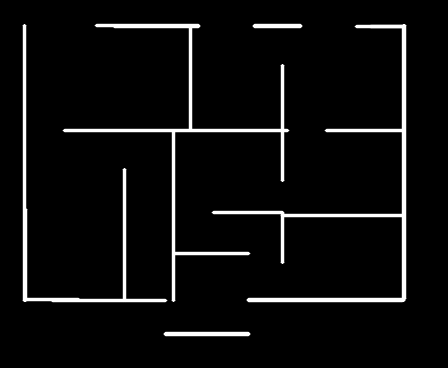
#> input picture backend/clean_walls.png, 448 x 368 px
$ python -i wall_detector.py   (imports and definitions only)
#> lines starting #> are read from the running program, lines starting #| are printed output that depends on the picture; after the words box and inside, x2 and y2 are one past the last pixel; in counts of white or black regions, pixels touching at a corner belong together
import cv2
import numpy as np
import json

def get_wall_json(image_path):
#> called with image_path = 'clean_walls.png'
    img = cv2.imread(image_path)
#> img is the input picture: shape (368, 448, 3); min 0, max 255, mean 13.2
    if img is None:
        return {"error": "File not found"}

    h, w = img.shape[:2]
#> h = 368; w = 448
    gray = cv2.cvtColor(img, cv2.COLOR_BGR2GRAY)

    # 1. THRESHOLD & CLEAN
    _, mask = cv2.threshold(gray, 80, 255, cv2.THRESH_BINARY_INV)
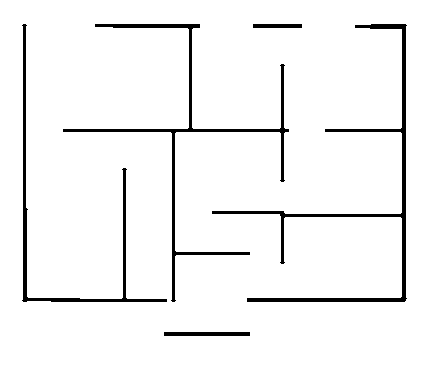
#> mask: shape (368, 448); 95.3% white; 5 black regions, box (x1, y1, x2, y2) and area: (212, 24, 407, 302) 2899, (63, 24, 289, 302) 2481, (22, 24, 167, 302) 1779, (164, 332, 250, 336) 344, (253, 24, 302, 28) 196
    kernel = np.ones((3,3), np.uint8)
    mask = cv2.morphologyEx(mask, cv2.MORPH_CLOSE, kernel)
#> mask: shape (368, 448); 95.3% white; 5 black regions, box (x1, y1, x2, y2) and area: (212, 24, 406, 302) 2895, (63, 24, 289, 302) 2475, (23, 24, 167, 302) 1773, (164, 332, 250, 336) 344, (253, 24, 302, 28) 196
    mask = cv2.morphologyEx(mask, cv2.MORPH_OPEN, kernel)

    num_labels, labels, stats, _ = cv2.connectedComponentsWithStats(mask, connectivity=8)
#> num_labels = 2; stats = [[23, 24, 383, 312, 7683], [0, 0, 448, 368, 157181]]
    clean_mask = np.zeros_like(mask)
    for i in range(1, num_labels):
        if stats[i, cv2.CC_STAT_AREA] > 100:
            clean_mask[labels == i] = 255

    # 2. SKELETONIZE (Find the center line)
    skeleton = cv2.ximgproc.thinning(clean_mask) if hasattr(cv2, 'ximgproc') else clean_mask
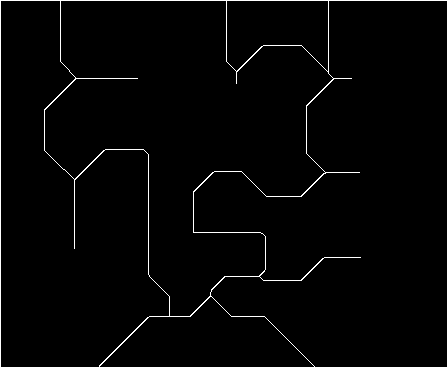
#> skeleton: shape (368, 448); 2.1% white in thin lines or dots

    # 3. DETECT LINES
    lines = cv2.HoughLinesP(skeleton, 1, np.pi/180, threshold=20,
                            minLineLength=10, maxLineGap=40)
#> lines = 42 rows, first 6: [0, 367, 447, 367], [0, 0, 447, 0], [0, 366, 0, 1], [447, 366, 447, 1], [148, 274, 148, 154], [75, 78, 137, 78]

    if lines is None:
        return {"project_name": "Empty Plan", "walls": []}

    raw_lines = [l[0] for l in lines]
#> raw_lines = 42 items, first 6: [0, 367, 447, 367], [0, 0, 447, 0], [0, 366, 0, 1], [447, 366, 447, 1], [148, 274, 148, 154], [75, 78, 137, 78]
    master_walls = []

    # 4. SNAP & MERGE (Remove double lines and segments)
    # Only merge segments that are on the SAME axis-track (within TRACK_TOL pixels)
    # AND genuinely overlapping or very close (within GAP_TOL pixels).
    # TRACK_TOL=5 handles the U/L/T fusing concern by keeping parallel offsets separate.
    # 4. SNAP & MERGE (Robust iterative pairwise merge)
    TRACK_TOL = 5   # px: how close two parallel lines must be on their shared axis
    GAP_TOL   = 80  # px: maximum gap between segment ends to still merge them

    def _should_merge(w1, w2):
        x1_a, y1_a, x2_a, y2_a = w1
        x1_b, y1_b, x2_b, y2_b = w2
        is_h_a = abs(y1_a - y2_a) < abs(x1_a - x2_a)
        is_h_b = abs(y1_b - y2_b) < abs(x1_b - x2_b)
        if is_h_a != is_h_b: return False, None

        if is_h_a:
            if abs(y1_a - y1_b) > TRACK_TOL: return False, None
            lo_a, hi_a = min(x1_a, x2_a), max(x1_a, x2_a)
            lo_b, hi_b = min(x1_b, x2_b), max(x1_b, x2_b)
            if lo_b <= hi_a + GAP_TOL and hi_b >= lo_a - GAP_TOL:
                return True, [min(lo_a, lo_b), y1_a, max(hi_a, hi_b), y1_a]
        else:
            if abs(x1_a - x1_b) > TRACK_TOL: return False, None
            lo_a, hi_a = min(y1_a, y2_a), max(y1_a, y2_a)
            lo_b, hi_b = min(y1_b, y2_b), max(y1_b, y2_b)
            if lo_b <= hi_a + GAP_TOL and hi_b >= lo_a - GAP_TOL:
                return True, [x1_a, min(lo_a, lo_b), x1_a, max(hi_a, hi_b)]
        return False, None

    master_walls = []
    # Initial insertion
    for line in raw_lines:
        master_walls.append(list(line))
#> this loop made 42 passes
#> line on passes 1 to 12: [0, 367, 447, 367], [0, 0, 447, 0], [0, 366, 0, 1], [447, 366, 447, 1], [148, 274, 148, 154], [75, 78, 137, 78], [149, 316, 264, 316], [99, 366, 168, 295], [193, 232, 260, 232], [328, 84, 328, 1], [226, 61, 226, 1], [306, 191, 306, 105]
#> after the loop, master_walls has the same summary as raw_lines

    # Iterative pairwise merge
    changed = True
    while changed:
        changed = False
        new_master = []
        skip_indices = set()
        for i in range(len(master_walls)):
            if i in skip_indices: continue
            current_wall = master_walls[i]
            for j in range(i + 1, len(master_walls)):
                if j in skip_indices: continue
                can_merge, merged_wall = _should_merge(current_wall, master_walls[j])
                if can_merge:
                    current_wall = merged_wall
                    skip_indices.add(j)
                    changed = True
            new_master.append(current_wall)
        master_walls = new_master
#> this loop made 2 passes

    # ── 5. CORNER SNAPPING ────────────────────────────────────────────────────
    # After merge, endpoints of adjacent walls are often 5-15 px apart, creating
    # visible gaps in the 3D model. This pass snaps nearby endpoints to the same
    # coordinate so every corner is perfectly shared.

    CORNER_SNAP = 10  # px – if two endpoints are closer than this, merge them

    def _endpoints(wall):
        x1, y1, x2, y2 = wall
        return [(x1, y1), (x2, y2)]

    def _set_endpoint(wall, idx, pt):
        """Return a new wall list with endpoint idx (0 or 1) moved to pt."""
        x1, y1, x2, y2 = wall
        if idx == 0:
            return [pt[0], pt[1], x2, y2]
        else:
            return [x1, y1, pt[0], pt[1]]

    # Iteratively snap all close endpoint pairs until stable
    changed = True
    while changed:
        changed = False
        eps = []
        for wi, wall in enumerate(master_walls):
            for ei, (ex, ey) in enumerate(_endpoints(wall)):
                eps.append((wi, ei, ex, ey))

        for i in range(len(eps)):
            wi, ei, xi, yi = eps[i]
            for j in range(i + 1, len(eps)):
                wj, ej, xj, yj = eps[j]
                if wi == wj:
                    continue  # same wall, skip
                d = ((xi - xj) ** 2 + (yi - yj) ** 2) ** 0.5
                if d < CORNER_SNAP and d > 0:
                    # Snap both to their midpoint (average)
                    mx = int(round((xi + xj) / 2))
                    my = int(round((yi + yj) / 2))
                    master_walls[wi] = _set_endpoint(master_walls[wi], ei, (mx, my))
                    master_walls[wj] = _set_endpoint(master_walls[wj], ej, (mx, my))
                    changed = True  # restart to propagate transitively
                    break
            if changed:
                break

    # ── 6. OUTER BOUNDARY CLOSURE ─────────────────────────────────────────────
    # Extract the main outer contour of the wall mask, simplify it into a
    # polygon and ensure every edge of that polygon appears in our wall list.
    # This guarantees the outer perimeter is always a closed, connected loop
    # regardless of what HoughLinesP found.

    # Dilate clean_mask slightly to close tiny contour gaps
    kernel = np.ones((5, 5), np.uint8)
    closed_mask = cv2.morphologyEx(clean_mask, cv2.MORPH_CLOSE, kernel)
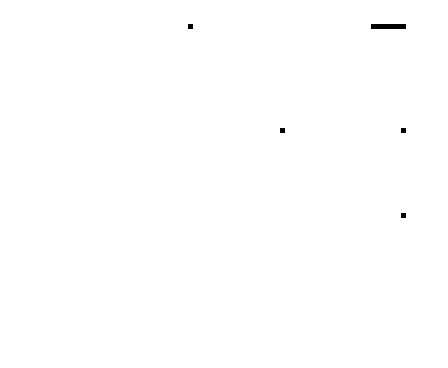
#> closed_mask: shape (368, 448); 99.8% white; 5 black regions, box (x1, y1, x2, y2) and area: (371, 24, 406, 29) 175, (188, 24, 193, 29) 25, (280, 128, 285, 133) 25, (401, 128, 406, 133) 25, (401, 213, 406, 218) 25

    outer_cnts, _ = cv2.findContours(closed_mask, cv2.RETR_EXTERNAL, cv2.CHAIN_APPROX_SIMPLE)
    if outer_cnts:
        main_cnt = max(outer_cnts, key=cv2.contourArea)
        # Approximate to a polygon — epsilon tuned for architectural drawings
        peri    = cv2.arcLength(main_cnt, True)
        # Use a tight epsilon so concave corners (U/L/T shapes) are preserved.
        # 0.01 is too loose and collapses interior notches into straight edges.
        epsilon = 0.005 * peri
        approx  = cv2.approxPolyDP(main_cnt, epsilon, True)
        pts     = [tuple(p[0]) for p in approx]

        if len(pts) >= 3:
            # Build the perimeter edge list (closed loop)
            outer_edges = []
            for k in range(len(pts)):
                p1 = pts[k]
                p2 = pts[(k + 1) % len(pts)]
                dx_e = abs(p2[0] - p1[0])
                dy_e = abs(p2[1] - p1[1])

                # Compute angle in degrees (0 = horizontal, 90 = vertical)
                import math
                angle_deg = math.degrees(math.atan2(dy_e, dx_e)) if (dx_e + dy_e) > 0 else 0

                if angle_deg < 15:
                    # Near-horizontal: snap Y to average
                    mid_y = int(round((p1[1] + p2[1]) / 2))
                    edge  = [min(p1[0], p2[0]), mid_y, max(p1[0], p2[0]), mid_y]
                elif angle_deg > 75:
                    # Near-vertical: snap X to average
                    mid_x = int(round((p1[0] + p2[0]) / 2))
                    edge  = [mid_x, min(p1[1], p2[1]), mid_x, max(p1[1], p2[1])]
                else:
                    # Diagonal wall — keep at true angle (do NOT force to H/V)
                    edge = [int(p1[0]), int(p1[1]), int(p2[0]), int(p2[1])]

                edge_len = int(((edge[2]-edge[0])**2 + (edge[3]-edge[1])**2)**0.5)
                if edge_len < 10:
                    continue  # skip degenerate micro-edges
                outer_edges.append(edge)
#> this loop made 4 passes

            # ── Snap outer edges against existing master_walls ──────────────
            # For each outer edge, check whether an existing wall already covers
            # this segment (within tolerance). If not, add it so the perimeter
            # is always closed.
            OUTER_SNAP = 6  # px tolerance for "same wall"

            def _covers(existing, edge):
                """True if 'existing' substantially covers 'edge' (same axis-line, overlapping).

                A wall only counts as 'covered' if it shares the same axis track AND
                the existing segment overlaps at least 50% of the outer edge's length.
                This prevents a long wall from suppressing a separate short parallel
                segment that belongs to a different side of a U/L shape.
                """
                x1e, y1e, x2e, y2e = existing
                x1n, y1n, x2n, y2n = edge
                is_h_e = abs(y1e - y2e) < abs(x1e - x2e)
                is_h_n = abs(y1n - y2n) < abs(x1n - x2n)
                if is_h_e != is_h_n:
                    return False
                if is_h_e:
                    if abs(y1e - y1n) > OUTER_SNAP:
                        return False
                    # Overlap in X — require substantial coverage (80%)
                    lo_e, hi_e = min(x1e, x2e), max(x1e, x2e)
                    lo_n, hi_n = min(x1n, x2n), max(x1n, x2n)
                    overlap = max(0, min(hi_e, hi_n) - max(lo_e, lo_n))
                    edge_len = hi_n - lo_n
                    return overlap >= edge_len * 0.8 if edge_len > 0 else True
                else:
                    if abs(x1e - x1n) > OUTER_SNAP:
                        return False
                    lo_e, hi_e = min(y1e, y2e), max(y1e, y2e)
                    lo_n, hi_n = min(y1n, y2n), max(y1n, y2n)
                    overlap = max(0, min(hi_e, hi_n) - max(lo_e, lo_n))
                    edge_len = hi_n - lo_n
                    return overlap >= edge_len * 0.8 if edge_len > 0 else True

            for edge in outer_edges:
                covered = any(_covers(existing, edge) for existing in master_walls)
                if not covered:
                    master_walls.append(edge)
#> this loop made 4 passes
#> edge on passes 1 to 4: [0, 0, 0, 367], [0, 367, 447, 367], [447, 0, 447, 367], [0, 0, 447, 0]

            # ── Final corner-snap pass after outer-edge injection ─────────────
            changed = True
            while changed:
                changed = False
                eps = []
                for wi, wall in enumerate(master_walls):
                    for ei, (ex, ey) in enumerate(_endpoints(wall)):
                        eps.append((wi, ei, ex, ey))
                for i in range(len(eps)):
                    wi, ei, xi, yi = eps[i]
                    for j in range(i + 1, len(eps)):
                        wj, ej, xj, yj = eps[j]
                        if wi == wj:
                            continue
                        d = ((xi - xj) ** 2 + (yi - yj) ** 2) ** 0.5
                        if d < CORNER_SNAP and d > 0:
                            mx = int(round((xi + xj) / 2))
                            my = int(round((yi + yj) / 2))
                            master_walls[wi] = _set_endpoint(master_walls[wi], ei, (mx, my))
                            master_walls[wj] = _set_endpoint(master_walls[wj], ej, (mx, my))
                            changed = True
                            break
                    if changed:
                        break

    # 7. CONVERT TO DICTIONARY FORMAT
    wall_data = []
    for idx, wall in enumerate(master_walls):
        x1, y1, x2, y2 = wall
        # Skip degenerate (zero-length) walls that snapping may have created
        length = int(((x1-x2)**2 + (y1-y2)**2)**0.5)
        if length < 5:
            continue
        wall_type = "horizontal" if abs(y1 - y2) < abs(x1 - x2) else "vertical"

        wall_data.append({
            "id": f"wall_{idx + 1}",
            "type": wall_type,
            "start": {"x": int(x1), "y": int(y1)},
            "end": {"x": int(x2), "y": int(y2)},
            "length": length
        })
#> this loop made 30 passes
#> wall on passes 1 to 12: [0, 366, 447, 366], [0, 0, 447, 0], [0, 366, 0, 0], [447, 366, 447, 0], [148, 274, 146, 152], [75, 78, 137, 78], [149, 316, 264, 316], [99, 366, 168, 295], [193, 232, 262, 234], [328, 84, 328, 1], [226, 61, 226, 1], [304, 46, 304, 280]

    # FINAL STRUCTURE
    floorplan_json = {
        "project_info": {
            "name": "Floor Plan Extraction",
            "image_size": {"width": w, "height": h}
        },
        "walls": wall_data
    }

    return floorplan_json

>>> result = get_wall_json('clean_walls.png')
